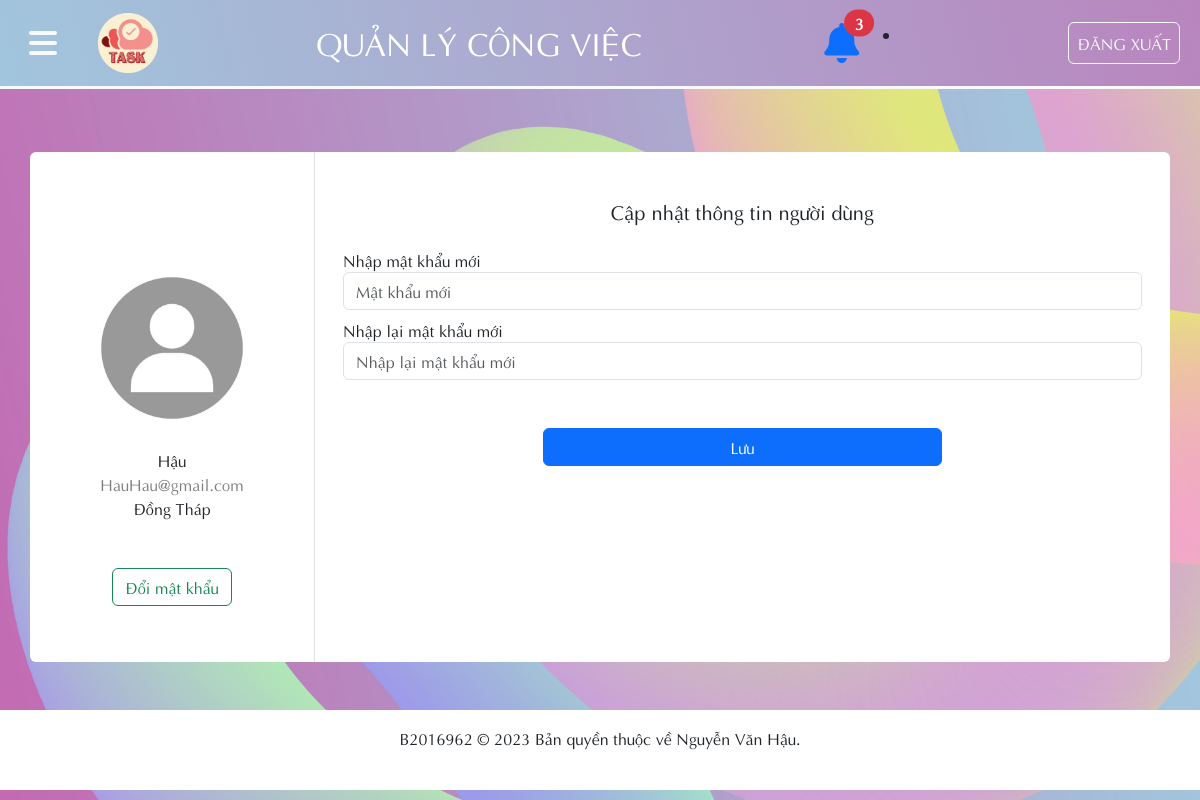
/Admin/ad_nguoidung_dmk.php?dmk_nd_ma=1 (signed in), run on an earlier commit of the app's database.
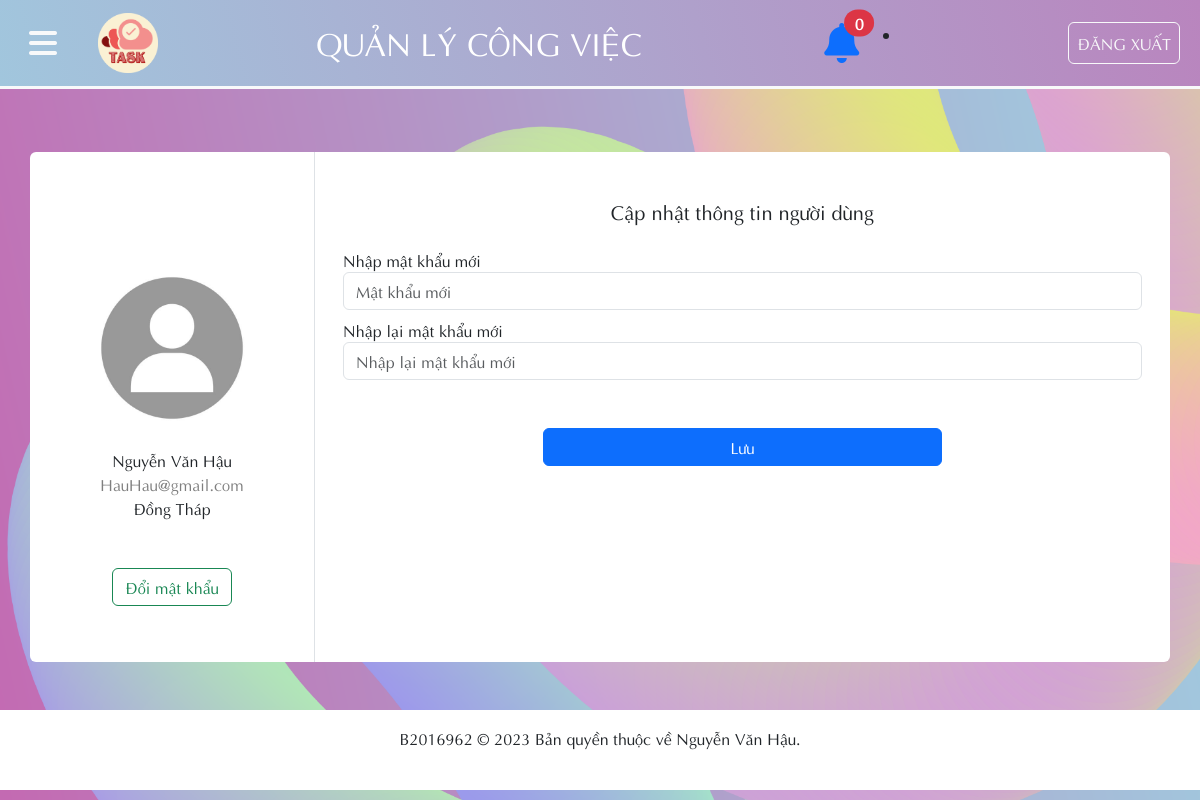
And on a later commit of the database.
### tables this page shows
CREATE TABLE `nguoidung` (
  `ND_MA` int(10) NOT NULL,
  `ND_HOTEN` varchar(50) NOT NULL,
  `ND_NGAYSINH` date NOT NULL,
  `ND_DIACHI` varchar(50) NOT NULL,
  `ND_SDT` varchar(10) NOT NULL,
  `ND_EMAIL` varchar(50) NOT NULL,
  `ND_MSCB` int(10) NOT NULL,
  `ND_MATKHAU` varchar(32) NOT NULL
);

### Admin/ad_thongbao.php (called while the page is built, shortened)
<?php include_once '../condb/condb.php';
$query_chuadoc = "SELECT * FROM thongbao WHERE TB_XEM = '0'";
$soluong_chuadoc = $conn->query($query_chuadoc);
$soluong_thongbao = mysqli_num_rows($soluong_chuadoc);
?>

### Admin/ad_nguoidung_dmk.php (the view, shortened to what this page needs)
<?php
include_once('../condb/condb.php');
include_once('./ad_thongbao.php');
$ma = $_GET['dmk_nd_ma'];
$query_nd = "SELECT * FROM nguoidung WHERE ND_MA='$ma'";
$nguoidung_data = mysqli_query($conn, $query_nd);
$nguoidung = mysqli_fetch_array($nguoidung_data);
?>
<!DOCTYPE html>
<html lang="en">
<head>
    <link href="../styles/style.css?v=<?php echo time(); ?>" rel="stylesheet" type="text/css" />
    <link href="https://cdn.jsdelivr.net/npm/bootstrap@5.3.2/dist/css/bootstrap.min.css" rel="stylesheet"
>
    <link rel="stylesheet" href="https://cdnjs.cloudflare.com/ajax/libs/font-awesome/6.4.2/css/all.min.css">
</head>
<body>
    <header>
        <nav class="navbar navbar-expand custom_navbar_bg fixed-top border-bottom border-light border-3">
            <button class=" btn mx-3" type="button" data-bs-toggle="offcanvas" data-bs-target="#offcanvasExample" aria-controls="offcanvasExample">
                <i class="fa-solid fs-2 text-light fa-bars"></i>
            </button>
            <div class="container-fluid">
                <a class="navbar-brand text-white fs-4" href="ad_trangchu.php"><img src="../image/logo.png" style="width: 60px;" class="w3-circle"></a>
                <a class="navbar-brand text-white fs-2"> QUẢN LÝ CÔNG VIỆC </a>
                <div class="d-flex">
                    <div class="dropdown mx-4 position-relative">
                        <span class="position-absolute top-0 start-100 fs-6 translate-middle badge bg-danger rounded-pill badge-danger">
                            <?php echo $soluong_thongbao; ?>
                        </span>
                        <a id="dLabel" role="button" data-toggle="dropdown" data-target="#" href="#">
                            <i class="fs-1 fa-solid fa-bell"></i>
                        </a>
                            </div>
                            <li class="divider"></li>
                            <div class="notification-footer">
                            </div>
                    </div>
                    <a class="btn btn-outline-light px-2 py-2 me-2" href="./dangxuat.php" role="button">ĐĂNG XUẤT</a>
                </div>
        </nav>
    </header>
    <main>
        <div class="form_center">
            <div class="container rounded bg-white mt-5 mb-5">
                <div class="row">
                    <div class="col-md-3 border-end">
                        <div class="d-flex flex-column align-items-center text-center p-3 py-5"><img class="rounded-circle mt-5" src="../Image/default_avatar.jpg" width="200">
                            <span class="font-weight-bold"><?php echo $nguoidung['ND_HOTEN'];?></span>
                            <span class="text-black-50"><?php echo $nguoidung['ND_EMAIL'];?></span>
                            <span><?php echo$nguoidung['ND_DIACHI'];?></span>
                            <div class="mt-5 text-center">
                                <a href="nd_tt_doimatkhau.php?dmk_nd_ma=<?php echo $ma?>" class="btn btn-outline-success mb-2" name="doimatkhau" type="doimatkhau">Đổi mật khẩu</a>
                            </div>
                        </div>
                    </div>
                    <div class="col">
                        <div class="p-3 py-5">
                            <div class="d-flex justify-content-center align-items-center mb-3">
                                <h5 class=" text-center">Cập nhật thông tin người dùng</h5>
                            </div>
                            <form id="form" name="form" method="POST" class="form">
                                <div class="mt-2 col-md-12">
                                    <label class="labels">Nhập mật khẩu mới</label>
                                    <input required type="password" id="pass1" name="pass1" class="form-control" placeholder="Mật khẩu mới">
                                </div>
                                <div class="mt-2 col-md-12">
                                    <label class="labels">Nhập lại mật khẩu mới</label>
                                    <input required type="password" id="pass2" name="pass2" class="form-control" placeholder="Nhập lại mật khẩu mới">
                                </div>
                                <div class="mt-5 text-center">
                                    <button class="btn btn-primary profile-button w-50" name="submit" type="submit">Lưu</button>
                                </div>
                            </form>
                        </div>
                    </div>
                </div>
            </div>
        </div>
    </main>
    <footer class="footer_container d-flex justify-content-center p-3 text-dark">
        <p>B2016962 &copy; 2023 Bản quyền thuộc về Nguyễn Văn Hậu.</p>
    </footer>
</body>
</html>

What changed in the data, as far as the page shows it:
changed nguoidung "HauHau@gmail.com": ND_HOTEN "Hậu" → "Nguyễn Văn Hậu"
Also different on the page:
$soluong_thongbao: "3" → "0"
